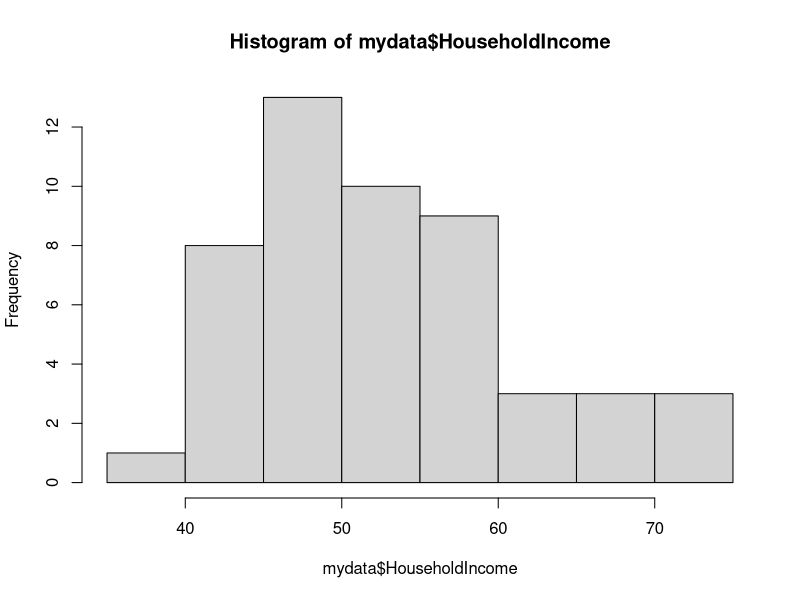
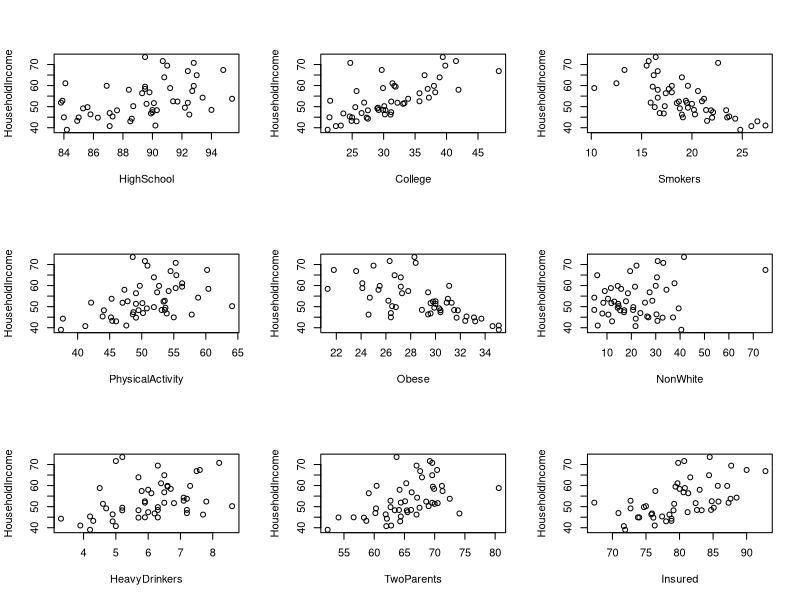
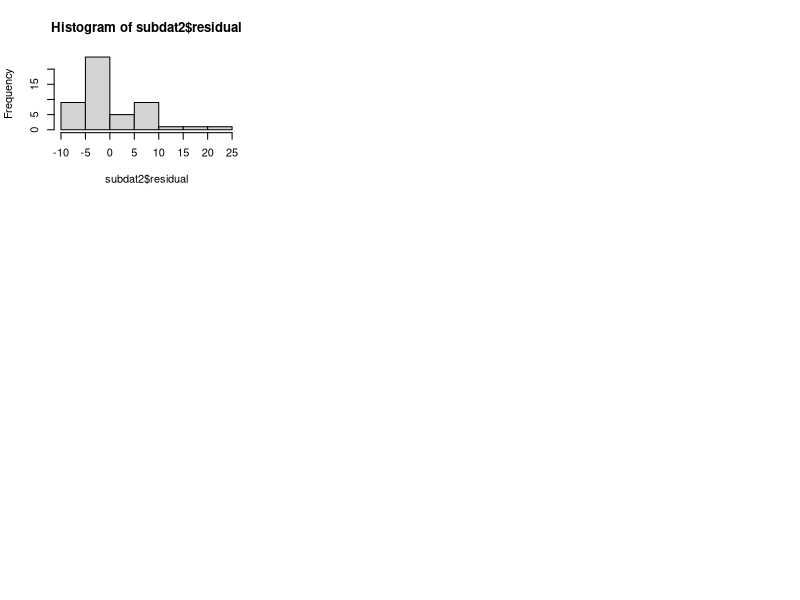
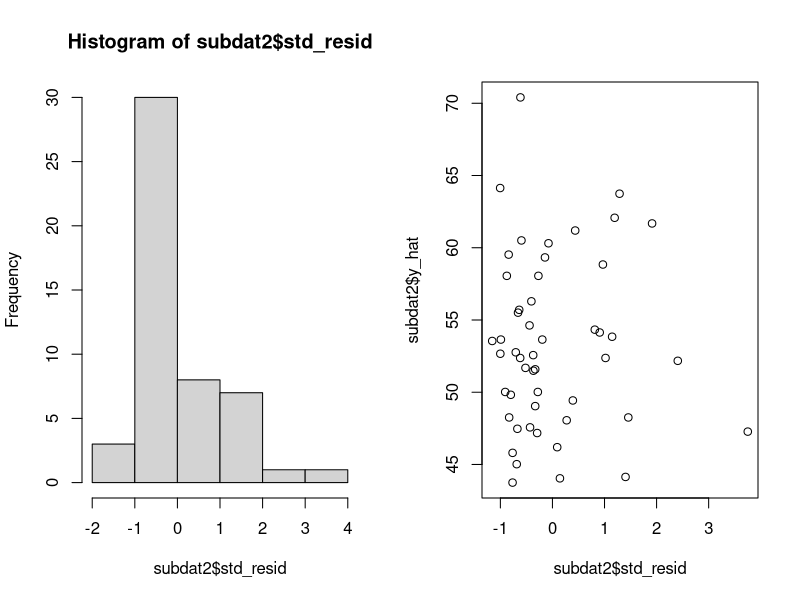

Here is the R script that generated these plots, in order: (Note: this script raises an error after producing the figures.)
## ---- chunk 1
knitr::opts_chunk$set(echo = TRUE)
## ---- chunk 2
library(tidyverse)
library(dplyr)
library(magrittr)
library(kableExtra)
library(ggplot2)
## ---- chunk 3

require(readxl)

### set USStates data to mydata variable
mydata <- read_excel('USStates.xlsx')
head(mydata)
## ---- chunk 4
hist(mydata$HouseholdIncome)
## ---- chunk 5

myfunct1 <- function(x) {
  c(
    "Stand dev" = round(sd(x, na.rm = TRUE), digits = 2),
    "Mean" = round(mean(x, na.rm = TRUE), digits = 2),
    "Median" = round(median(x), digits = 2),
    "Minimum" = round(min(x, na.rm = TRUE), digits = 2),
    "Maximum" = round(max(x, na.rm = TRUE), digits = 2)
  )
}


subdat <- subset(mydata, 
                 select=-c(State, Region, Population))

# Apply  the function to subset of data (remove demographic fields)
summary_numeric_df <- subdat %>%
  map( ~ myfunct1(.)) %>%
  as.data.frame()

# Retrieve Row Names
row_names <- row.names(summary_numeric_df)


# Re-combine the dataframe in more readable format
summary_numeric_df <- cbind(summary_numeric_df, row_names) %>%
  gather(key = Variable, value = value, -row_names) %>%
  spread(key = row_names, value = value)
# Table output
kable(summary_numeric_df) %>%
  kable_styling(bootstrap_options = "striped", full_width = F)

## ---- chunk 6
names(subdat)

## ---- chunk 7
par(mfrow = c(3, 3))

plot(data = subdat, HouseholdIncome ~ HighSchool)
plot(data = subdat, HouseholdIncome ~ College)
plot(data = subdat, HouseholdIncome ~ Smokers)
plot(data = subdat, HouseholdIncome ~ PhysicalActivity)
plot(data = subdat, HouseholdIncome ~ Obese)
plot(data = subdat, HouseholdIncome ~ NonWhite)
plot(data = subdat, HouseholdIncome ~ HeavyDrinkers)
plot(data = subdat, HouseholdIncome ~ TwoParents)
plot(data = subdat, HouseholdIncome ~ Insured)

## ---- chunk 8
tab <- matrix(c(cor(subdat$HouseholdIncome, subdat$HighSchool),
                cor(subdat$HouseholdIncome, subdat$College),
                cor(subdat$HouseholdIncome, subdat$Smokers),
                cor(subdat$HouseholdIncome, subdat$PhysicalActivity),
                cor(subdat$HouseholdIncome, subdat$Obese),
                cor(subdat$HouseholdIncome, subdat$NonWhite),
                cor(subdat$HouseholdIncome, subdat$HeavyDrinkers),
                cor(subdat$HouseholdIncome, subdat$TwoParents),
                cor(subdat$HouseholdIncome, subdat$Insured)),
                ncol=1, byrow=TRUE)
colnames(tab) <- c('Pearson Correlation Coefficient')
rownames(tab) <- c("HighSchool", "College",
                   "Smokers","PhysicalActivity", "Obese", "NonWhite",
                   "HeavyDrinkers", "TwoParents", "Insured")

tab <- as.table(tab)

kable(tab) %>%
  kable_styling(bootstrap_options = "striped", full_width = F)

## ---- chunk 9
model1 <- lm(subdat$HouseholdIncome~subdat$College)

summary(model1)
## ---- chunk 10
anova(model1)
## ---- chunk 11
subdat2 <- subdat

# linear equation for predicted household income
subdat2$y_hat <- 23.0664 + 0.9801*subdat2$College

# residual for model
subdat2$residual <- subdat2$HouseholdIncome - subdat2$y_hat

## ---- chunk 12
# Square each of the residuals and then add them up.  This is called sum of squared residuals, or sums of squared errors.

subdat2$resid_sq <- subdat2$residual^2
sumsquare_resid <- sum(subdat2$resid_sq)

sumsquare_resid
## ---- chunk 13
# Deviate the mean of the Y’s from the value of Y for each record (i.e. Y – Y_bar).  Square each of the deviations and then add them up.  This is called sum of squares total.

y_bar <- mean(subdat2$HouseholdIncome)

subdat2$y_dev <- (subdat2$HouseholdIncome - y_bar)
subdat2$square_y_dev <- (subdat2$y_dev)^2

sumsquare_total <- sum(subdat2$square_y_dev)

sumsquare_total
## ---- chunk 14
# Deviate the mean of the Y’s from the value of predicted (Y_hat) for each record (i.e. Y_hat – Y_bar).  Square each of these deviations and then add them up.  This is called the sum of squares due to regression.

subdat2$yhat_dev <- subdat2$y_hat - y_bar

subdat2$square_yhat_dev <- subdat2$yhat_dev^2

sumsquare_reg <- sum(subdat2$square_yhat_dev)

sumsquare_reg
## ---- chunk 15
# Calculate a statistic that is:   (Sum of Squares due to Regression) / (Sum of squares Total)

sumsquare_reg/sumsquare_total

## ---- chunk 16

hist(subdat2$residual)

# manually code standardized residuals

n <- length(subdat2$residual)
x_mean <- mean(subdat2$College)
x_ss <- sum((subdat2$College-x_mean)^2)

subdat2$leverage <- 1/n + (subdat2$College-x_mean)^2/x_ss

subdat2$std_resid <- subdat2$residual/(6.392*sqrt(1-subdat2$leverage))

# create histogram and scatterplot of standardized residuals
par(mfrow = c(1, 2))
hist(subdat2$std_resid)
plot(subdat2$y_hat~subdat2$std_resid)
## ---- chunk 17
# create model2 using Obese as explanatory variable

model2 <- lm(subdat2$HouseholdIncome~subdat2$Obese)

summary(model2)
## ---- chunk 18
anova(model2)
## ---- chunk 19
library(reshape2)

# create correlation heatmap

cormat <- round(cor(subdat),2)
melted_cormat <- melt(cormat)

head(melted_corr_mat)

ggplot(data = melted_cormat, aes(x=Var1, y=Var2, fill=value)) +
  geom_tile() + 
  geom_text(aes(Var2, Var1, label = value),
          color = "black", size = 4)
## ---- chunk 20

subdat3 <- subdat2

model3 <- lm(subdat3$Obese~subdat3$Smokers)

summary(model3)
## ---- chunk 21
anova(model3)
